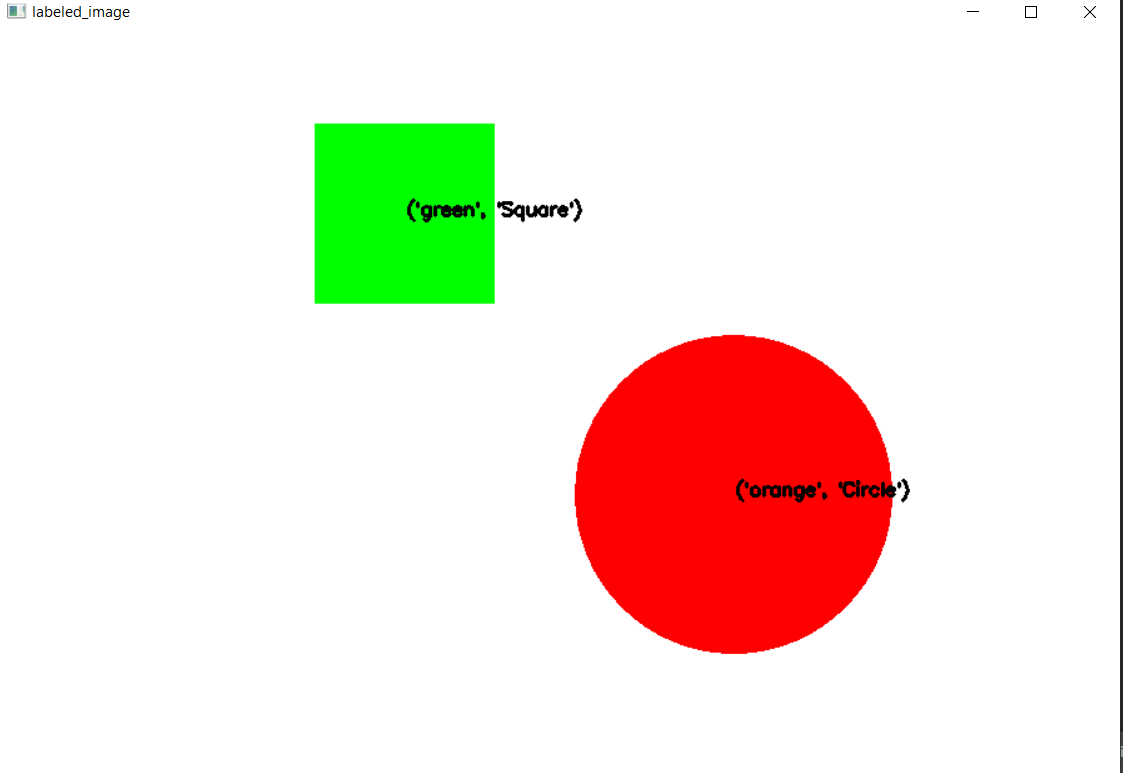
#> input picture ggts.PNG, 1123 x 773 px, given in place of test_image_1.png, which was not available
$ python task_1a.py
#> lines starting #> are read from the running program, lines starting #| are printed output that depends on the picture; after the words box and inside, x2 and y2 are one past the last pixel; in counts of white or black regions, pixels touching at a corner belong together; pictures that were not available may be replaced by others from this repository, and a replacement may not be noted
'''
*****************************************************************************************
*
*        		===============================================
*           		Berryminator (BM) Theme (eYRC 2021-22)
*        		===============================================
*
*  This script is to implement Task 1A of Berryminator(BM) Theme (eYRC 2021-22).
*
*  This software is made available on an "AS IS WHERE IS BASIS".
*  Licensee/end user indemnifies and will keep e-Yantra indemnified from
*  any and all claim(s) that emanate from the use of the Software or
*  breach of the terms of this agreement.
*
*****************************************************************************************
'''

# Team ID:			[ 1263 ]
# Author List:		[ Names of team members worked on this file separated by Comma: Trevor Dcosta, Malcolm Dias, Adithya Basker,Sumedh Chinchmalatpure ]
# Filename:			task_1a.py
# Functions:		detect_shapes
# 					[ Comma separated list of functions in this file ]


####################### IMPORT MODULES #######################
## You are not allowed to make any changes in this section. ##
## You have to implement this task with the three available ##
## modules for this task (numpy, opencv, os)                ##
##############################################################
import cv2
import numpy as np
import os
##############################################################

################# ADD UTILITY FUNCTIONS HERE #################

##############################################################

def detect_shapes(img):
	"""
	Purpose:
	---
	This function takes the image as an argument and returns a nested list
	containing details of colored (non-white) shapes in that image

	Input Arguments:
	---
	`img` :	[ numpy array ]
			numpy array of image returned by cv2 library

	Returns:
	---
	`detected_shapes` : [ list ]
			nested list containing details of colored (non-white)
			shapes present in image

	Example call:
	---
	shapes = detect_shapes(img)
	"""

	##############	ADD YOUR CODE HERE	##############
	detected_shapes = []
	lower = {'red': ([166, 84, 141]), 'green': ([50, 50, 120]), 'blue': ([80, 10, 0]), 'yellow': ([23, 59, 119]),
			 'orange': ([0, 50, 80]), 'purple': ([130, 80, 80])}  # assign new item lower['blue'] = (93, 10, 0)
	upper = {'red': ([186, 255, 255]), 'green': ([70, 255, 255]), 'blue': ([128, 255, 255]), 'yellow': ([54, 255, 255]),
			 'orange': ([20, 255, 255]), 'purple': ([150, 255, 255])}


	blurred = cv2.GaussianBlur(img, (11, 11), 0)
	hsv = cv2.cvtColor(blurred, cv2.COLOR_BGR2HSV)
	mlist = []
	clist = []
	ks = []

	for (key, value) in upper.items():

		kernel = np.ones((2, 2), np.uint8)
		mask = cv2.inRange(hsv, np.array(lower[key]), np.array(upper[key]))
		mask = cv2.morphologyEx(mask, cv2.MORPH_OPEN, kernel)
		mask = cv2.dilate(mask, kernel, iterations=1)
		mlist.append(mask)
		cnts, _ = cv2.findContours(mask.copy(), cv2.RETR_EXTERNAL, cv2.CHAIN_APPROX_SIMPLE)
		if len(cnts) >= 1:
			clist.append(cnts[-1])
			ks.append(key)

	for i, cnt in enumerate(clist):
		kg = []
		peri = cv2.arcLength(cnt, True)
		vertices = cv2.approxPolyDP(cnt, 0.04 * peri, True)

		M = cv2.moments(cnt)

		if len(vertices) == 3:
			objectType = ' Triangle'
			obj=ks[i]
		elif len(vertices) == 4:
			x1, y1, w, h = cv2.boundingRect(vertices)
			aspectRatio = float(w) / h
			if aspectRatio >= 0.95 and aspectRatio <= 1.05:
				objectType = 'Square'
				obj = ks[i]
			else:
				objectType = 'Rectangle'
				obj = ks[i]
		elif len(vertices) == 5:
			objectType = 'Pentagon'
			obj = ks[i]
		else:
			objectType = 'Circle'
			obj = ks[i]

		kg.append(obj)
		kg.append(objectType)
		cX = int(M['m10'] / M['m00'])
		cY = int(M['m01'] / M['m00'])
		gg = (cX, cY)
		kg.append(gg)
		detected_shapes.append(kg)
	##################################################

	return detected_shapes

def get_labeled_image(img, detected_shapes):
	######### YOU ARE NOT ALLOWED TO MAKE CHANGES TO THIS FUNCTION #########
	"""
	Purpose:
	---
	This function takes the image and the detected shapes list as an argument
	and returns a labelled image

	Input Arguments:
	---
	`img` :	[ numpy array ]
			numpy array of image returned by cv2 library

	`detected_shapes` : [ list ]
			nested list containing details of colored (non-white)
			shapes present in image

	Returns:
	---
	`img` :	[ numpy array ]
			labelled image

	Example call:
	---
	img = get_labeled_image(img, detected_shapes)
	"""
	######### YOU ARE NOT ALLOWED TO MAKE CHANGES TO THIS FUNCTION #########

	for detected in detected_shapes:
		colour = detected[0]
		shape = detected[1]
		coordinates = detected[2]
		cv2.putText(img, str((colour, shape)),coordinates, cv2.FONT_HERSHEY_SIMPLEX, 0.5, (0,0,0), 2)
	return img

if __name__ == '__main__':

	# path directory of images in 'test_images' folder
	img_dir_path = 'test_images/'

	# path to 'test_image_1.png' image file
	file_num = 1
	img_file_path = img_dir_path + 'test_image_' + str(file_num) + '.png'

	# read image using opencv
	img = cv2.imread(img_file_path)
#> img is the input picture: shape (773, 1123, 3); mean B, G, R 221.2, 230.5, 244.1

	print('\n============================================')
	print('\nFor test_image_' + str(file_num) + '.png')

	# detect shape properties from image
	detected_shapes = detect_shapes(img)
#> in detect_shapes, `hsv = cv2.cvtColor(blurred, cv2.COLOR_BGR2HSV)`: hsv: shape (773, 1123, 3); mean H, S, V 2.7, 32.9, 253.5
#> the loop in detect_shapes, `for (key, value) in upper.items(): ` made 6 passes
#> pass 2, in detect_shapes, `mask = cv2.inRange(hsv, np.array(lower[key]), np.array(upper[key]))`:
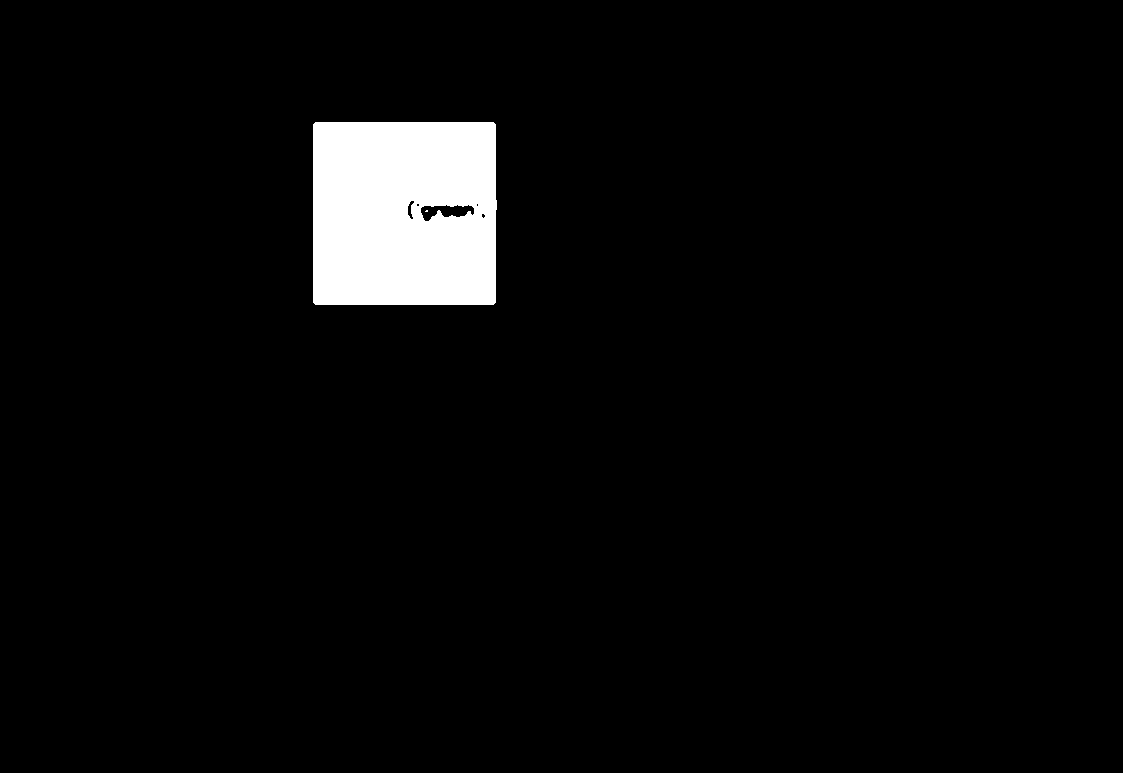
#> mask: shape (773, 1123); 3.8% white; 2 white regions (1 under 20 px), largest, box (x1, y1, x2, y2) and area: (313, 122, 497, 305) 32921
#> pass 2, in detect_shapes, `mask = cv2.morphologyEx(mask, cv2.MORPH_OPEN, kernel)`:
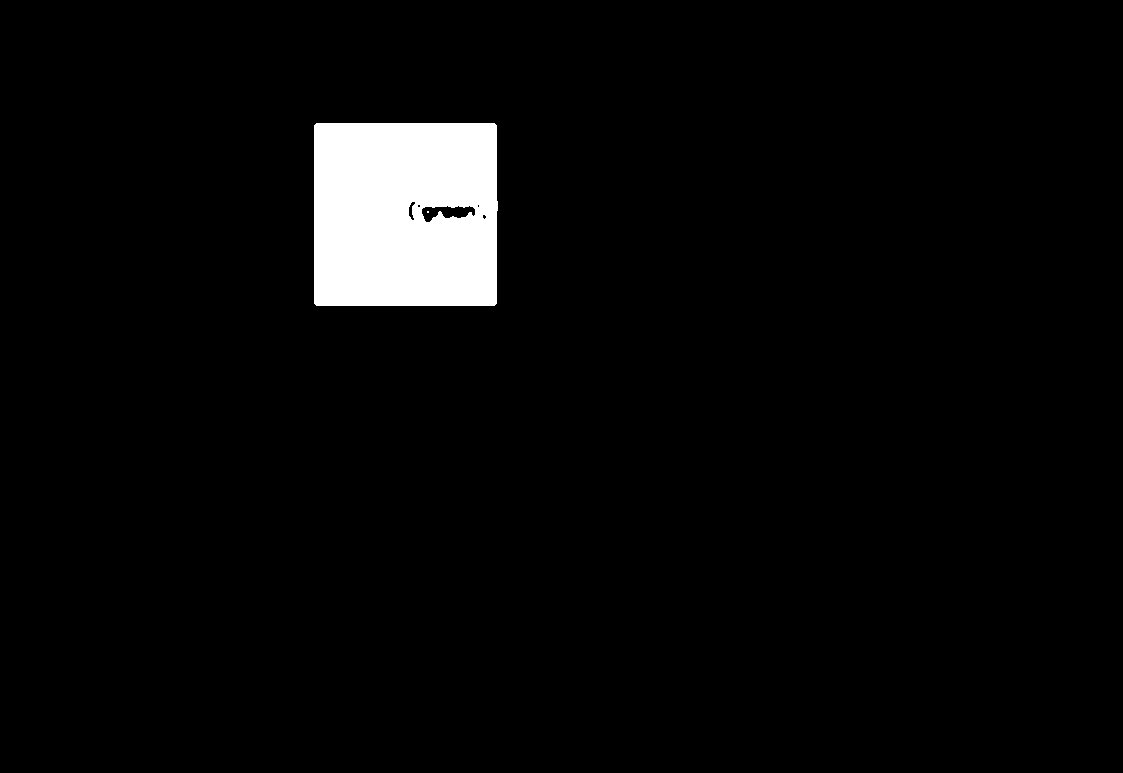
#> mask: shape (773, 1123); 3.8% white; 2 white regions (1 under 20 px), largest, box (x1, y1, x2, y2) and area: (314, 123, 498, 306) 32921
#> pass 2, in detect_shapes, `mask = cv2.dilate(mask, kernel, iterations=1)`:
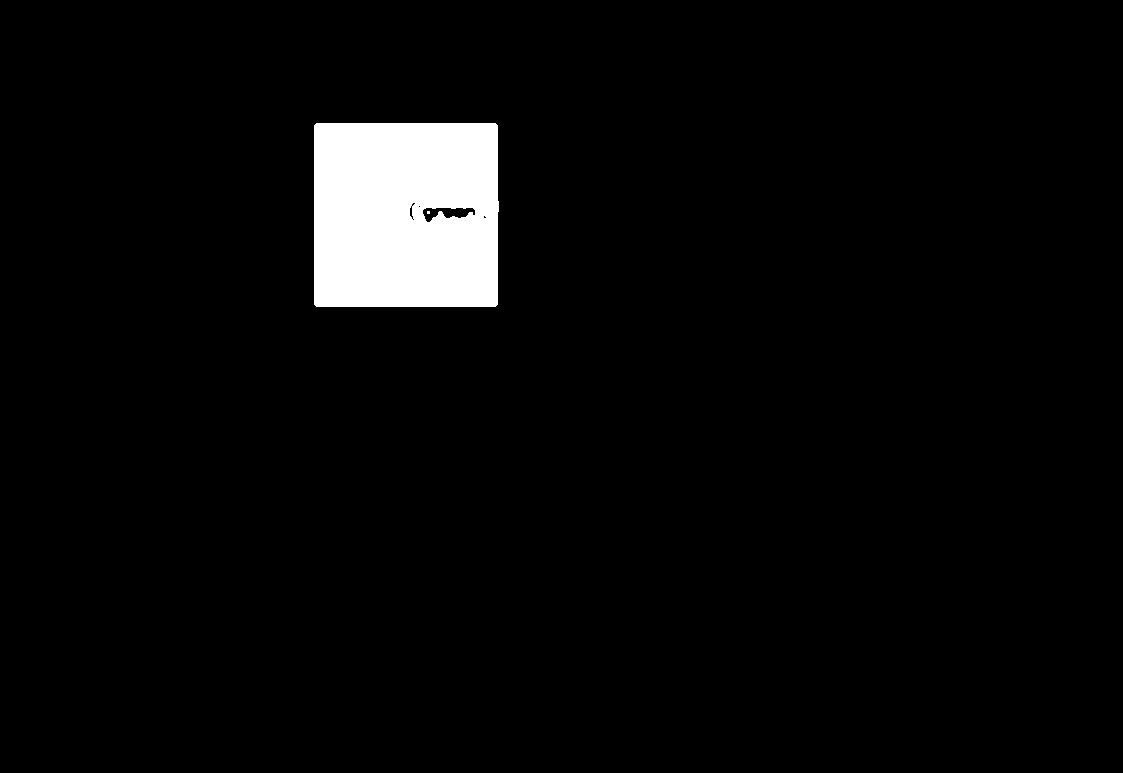
#> mask: shape (773, 1123); 3.8% white; 2 white regions (1 under 20 px)
#> after the loop in detect_shapes, `for (key, value) in upper.items():`: clist = 3 contours; box (x1, y1, x2, y2) and area: (574, 334, 896, 658) 81349, (314, 123, 499, 307) 33492, (8, 4, 28, 19) 160; ks = ['green', 'blue', 'orange']; mlist = 6 items
#> the loop in detect_shapes, `for i, cnt in enumerate(clist):` made 3 passes
#> (peri, vertices, x1, y1, w, h, aspectRatio, objectType) on pass 1: (728.1, [[316, 123], [314, 304], [495, 306], [497, 125]], 314, 123, 184, 184, 1, 'Square')
#> (peri, objectType, obj, cX, cY) on passes 2 to 3: (66.87, 'Circle', 'blue', 16, 9), (1091.1, 'Circle', 'orange', 734, 495)
#> after the loop in detect_shapes, `for i, cnt in enumerate(clist):`: detected_shapes = [['green', 'Square', (405, 214)], ['blue', 'Circle', (16, 9)], ['orange', 'Circle', (734, 495)]]
	print(detected_shapes)
#| [['green', 'Square', (405, 214)], ['blue', 'Circle', (16, 9)], ['orange', 'Circle', (734, 495)]]

	# display image with labeled shapes
	img = get_labeled_image(img, detected_shapes)
#> the loop in get_labeled_image, `for detected in detected_shapes:` made 3 passes
#> after the loop in get_labeled_image, `for detected in detected_shapes:`:
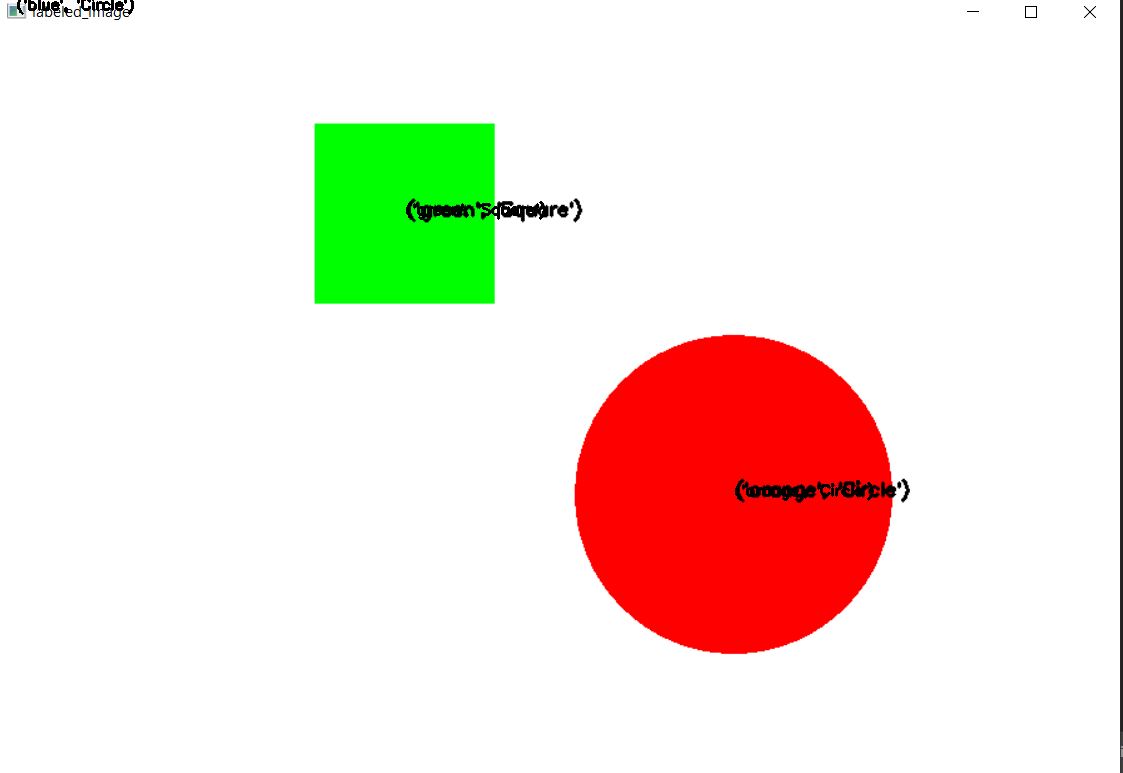
#> img: shape (773, 1123, 3); 0.21% of pixels changed, all inside (x1, y1, x2, y2) = (17, 0, 874, 501)
	cv2.imshow("labeled_image", img)
	cv2.waitKey(2000)
	cv2.destroyAllWindows()

	choice = input('\nDo you want to run your script on all test images ? => "y" or "n": ')
#> the answer given: ggts.PNG

	if choice == 'y':

		for file_num in range(1, 16):

			# path to test image file
			img_file_path = img_dir_path + 'test_image_' + str(file_num) + '.png'

			# read image using opencv
			img = cv2.imread(img_file_path)

			print('\n============================================')
			print('\nFor test_image_' + str(file_num) + '.png')

			# detect shape properties from image
			detected_shapes = detect_shapes(img)
			print(detected_shapes)

			# display image with labeled shapes
			img = get_labeled_image(img, detected_shapes)
			cv2.imshow("labeled_image", img)
			cv2.waitKey(2000)
			cv2.destroyAllWindows()
